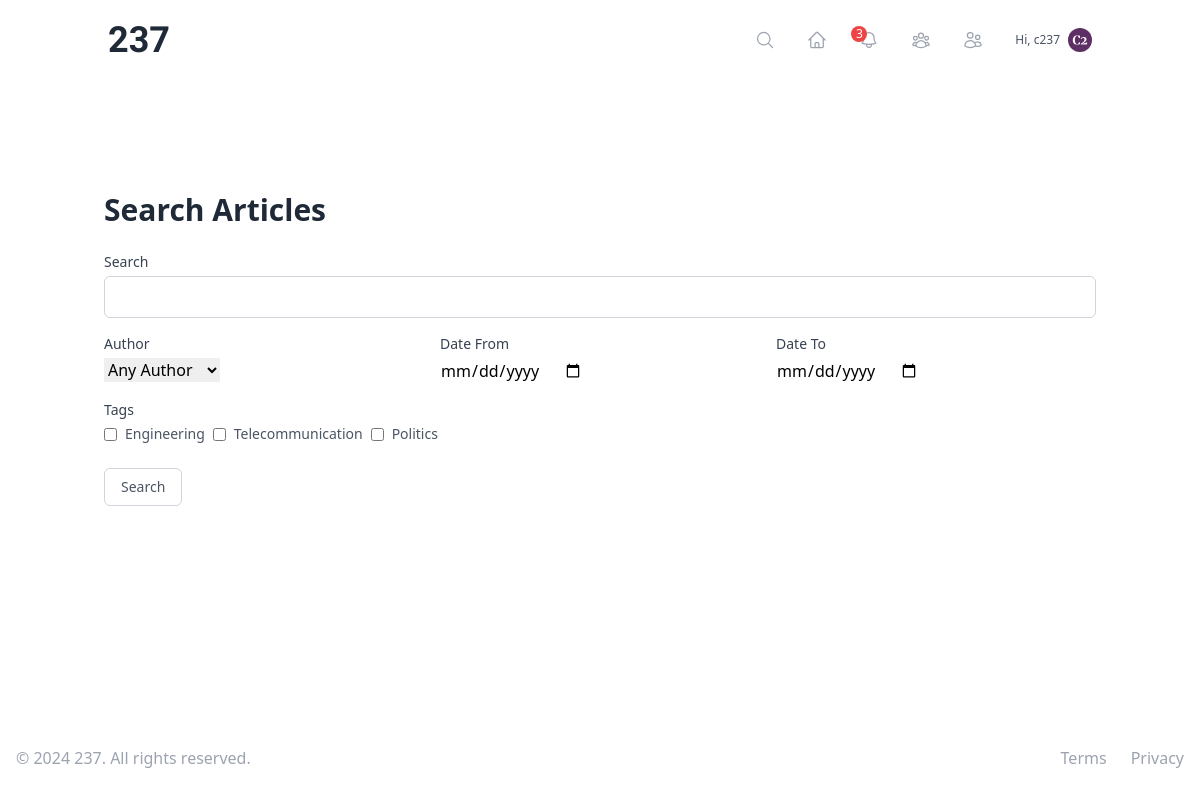
Page /search/ (signed in) on the committed database.
### users/models.py (models this page shows, shortened)
class User(AbstractUser):
    bio = models.TextField(max_length=500, blank=True)
    profile_picture = models.ImageField(upload_to='profile_pics/', blank=True, null=True)
    date_joined = models.DateTimeField(auto_now_add=True)
    location = models.CharField(max_length=100, blank=True)
    website = models.URLField(max_length=200, blank=True)
    following = models.ManyToManyField('self', symmetrical=False, related_name='followers')
    blocked_users = models.ManyToManyField('self', symmetrical=False, related_name='blocked_by')
    is_verified = models.BooleanField(default=False)
    is_premium = models.BooleanField(default=False)
    is_manual_writer = models.BooleanField(default=False)
    def get_avatar_url(self):
        return get_or_create_avatar(self)
    def unread_notifications_count(self):
        return self.notifications.filter(is_read=False).count()
    def __str__(self):
        return self.username

### search/views.py (the view, shortened to what this page needs)
# urls.py: path('', SearchView.as_view(), name='search'),
class SearchView(FormView):
    template_name = 'search/search.html'
    form_class = SearchForm
    def get(self, request, *args, **kwargs):
        form = self.get_form()
        return self.render_to_response(self.get_context_data(form=form))

### search/forms.py
class SearchForm(forms.Form):
    query = forms.CharField(required=False, label='Search')
    tags = forms.ModelMultipleChoiceField(
        queryset=Tag.objects.all(),
        required=False,
        widget=forms.CheckboxSelectMultiple
    )
    date_from = forms.DateField(required=False, widget=forms.DateInput(attrs={'type': 'date'}))
    date_to = forms.DateField(required=False, widget=forms.DateInput(attrs={'type': 'date'}))
    author = forms.ModelChoiceField(
        queryset=User.objects.filter(article__isnull=False).distinct(),
        required=False,
        empty_label="Any Author"
    )

### users/utils.py (called while the page is built)
def get_or_create_avatar(user):
    cache_key = f'user_avatar_{user.id}'
    avatar_url = cache.get(cache_key)
    if not avatar_url:
        if not user.profile_picture:
            avatar = generate_avatar(user.username)
            user.profile_picture.save(f"{user.username}_avatar.png", avatar, save=True)
        avatar_url = user.profile_picture.url
        cache.set(cache_key, avatar_url, timeout=86400)  # Cache for 24 hours
    return avatar_url

### templates/search/search.html (shortened to what this page needs)
{% extends "base.html" %}
{% load custom_filters %}
{% block content %}
<div class="container mx-auto px-4 py-8">
    <h1 class="text-3xl font-bold mb-6 text-gray-800">Search Articles</h1>
    <form method="post" class="mb-8">
        <div class="mb-4">
            <label for="{{ form.query.id_for_label }}" class="block text-sm font-medium text-gray-700 mb-1">Search</label>
            {{ form.query }}
        </div>
        <div class="grid grid-cols-1 md:grid-cols-2 lg:grid-cols-3 gap-4">
            <div>
                <label for="{{ form.author.id_for_label }}" class="block text-sm font-medium text-gray-700 mb-1">Author</label>
                {{ form.author }}
            </div>
            <div>
                <label for="{{ form.date_from.id_for_label }}" class="block text-sm font-medium text-gray-700 mb-1">Date From</label>
                {{ form.date_from }}
            </div>
            <div>
                <label for="{{ form.date_to.id_for_label }}" class="block text-sm font-medium text-gray-700 mb-1">Date To</label>
                {{ form.date_to }}
            </div>
        </div>
        <div class="mt-4">
            <label class="block text-sm font-medium text-gray-700 mb-1">Tags</label>
            <div class="flex flex-wrap gap-2">
                {% for tag in form.tags %}
                    <label class="inline-flex items-center">
                        {{ tag.tag }}
                        <span class="ml-2 text-sm text-gray-600">{{ tag.choice_label }}</span>
                    </label>
                {% endfor %}
            </div>
        </div>
        <button type="submit" class="mt-6 px-4 py-2 text-sm text-gray-600 border border-gray-300 rounded-md hover:bg-gray-100 transition duration-300">Search</button>
    </form>
</div>
{% endblock %}

### templates/base.html (shortened to what this page needs)
<!DOCTYPE html>
{% load static %}
<html lang="en">
<head>
    <script src="https://cdn.tailwindcss.com"></script>
</head>
<body class=" min-h-screen flex flex-col">
    <header class="navbar fixed top-0 left-0 w-full z-30">
        <nav class="container mx-auto flex justify-between items-center p-5">
            <div class="text-4xl font-bold text-gray-800 font-angkor">
                <a href="{% url 'article_list' %}" class="font-playfair text-4xl font-bold">
                    237
                </a>
            </div>
            {% if user.is_authenticated %}
                <div class="hidden md:flex items-center space-x-8">
                    <a href="{% url 'search' %}" class="text-gray-400 hover:text-gray-600 group relative" title="Search">
                        <svg class="w-5 h-5" fill="none" stroke="currentColor" viewBox="0 0 24 24" xmlns="http://www.w3.org/2000/svg" stroke-width="1.5">
                            <path stroke-linecap="round" stroke-linejoin="round" d="M21 21l-5.197-5.197m0 0A7.5 7.5 0 105.196 5.196a7.5 7.5 0 0010.607 10.607z" />
                        </svg>
                    </a>
                    <a href="{% url 'article_list' %}" class="text-gray-400 hover:text-gray-600 group relative" title="Home">
                    </a>
                    <a href="{% url 'notification_list' %}" class="text-gray-400 hover:text-gray-600 relative group" title="Notifications">
                        {% if user.unread_notifications_count > 0 and user.unread_notifications_count < 10 %}
                        <span class="absolute -top-1 -right-1 bg-red-500 text-white text-xs rounded-full h-3 w-3 flex items-center justify-center mx-4 py-2 px-2">
                            {{ user.unread_notifications_count }}
                        </span>
                        {% elif user.unread_notifications_count > 0 and user.unread_notifications_count >= 10 %}
                        <span class="absolute -top-1 -right-1 bg-red-500 text-white text-xs rounded-full h-3 w-3 flex items-center justify-center mx-4 py-2 px-3">
                            9+
                        </span>
                        {% endif %}
                    </a>
                    <a href="{% url 'following_list' %}" class="text-gray-400 hover:text-gray-600 group relative" title="Connections">
                    </a>
                    <a href="{% url 'followers_list' %}" class="text-gray-400 hover:text-gray-600 group relative" title="Followers">
                    </a>
                    <a href="{% url 'user_profile' user.username %}" class="flex items-center space-x-2 text-gray-600 hover:text-gray-800 group relative">
                        <span class="text-xs">Hi, {{ user.username }}</span>
                        <img src="{{ user.get_avatar_url }}" alt="{{ user.username }}" class="w-6 h-6 rounded-full">
                    </a>
                </div>
            {% endif %}
        </nav>
    </header>
    <main class="my-40">
        {% block content %}
        {% endblock %}
    </main>
    <footer class="footer bottom-0 left-0 w-full hero-foot  text-xs md:text-base z-30">
        <div class="max-w-7xl mx-auto py-2 md:py-4 px-2 md:px-4 flex flex-col md:flex-row items-center justify-between">
            <div class="flex justify-center space-x-4 md:space-x-6 order-2 md:order-2">
                <a href="#" class="text-gray-400 hover:text-gray-500">
                    Terms
                </a>
                <a href="#" class="text-gray-400 hover:text-gray-500">
                    Privacy
                </a>
            </div>
            <div class="mt-2 md:mt-0 order-1 md:order-1">
                <p class="text-center text-gray-400">&copy; 2024 237. All rights reserved.</p>
            </div>
        </div>
    </footer>
</body>
</html>

### templates/base.html (style rules this page uses)
.navbar, .footer { transition: transform 0.3s ease-in-out; }

### templates/search/search.html (style rules this page uses)
#id_query { width: 100%; padding: 0.5rem 0.75rem; border: 1px solid #d1d5db; border-radius: 0.375rem; background-color: white; }

### rows in the picture
User: unread_notifications_count "3", username "c237", get_avatar_url (picture)
Tag: choice_label "Engineering"
Tag: choice_label "Telecommunication"
Tag: choice_label "Politics"
